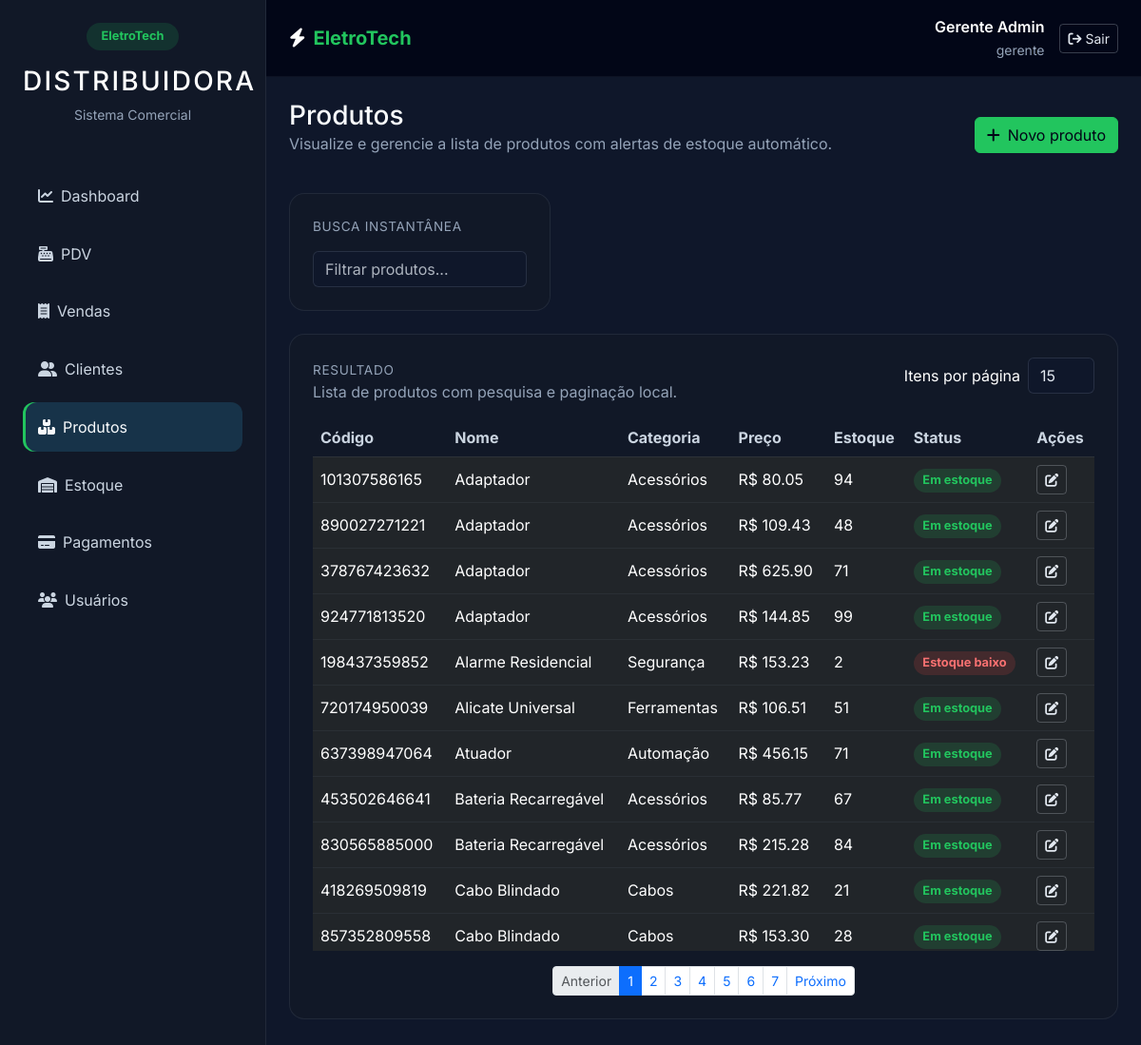
/products/ (signed in), run on the app's committed database.
### tables this page shows
CREATE TABLE products (
    id INTEGER PRIMARY KEY AUTOINCREMENT,
    barcode TEXT NOT NULL UNIQUE,
    name TEXT NOT NULL,
    category TEXT NOT NULL,
    cost_price REAL NOT NULL,
    margin REAL NOT NULL,
    sale_price REAL NOT NULL,
    stock INTEGER NOT NULL DEFAULT 0,
    min_stock INTEGER NOT NULL DEFAULT 0,
    created_at TEXT DEFAULT CURRENT_TIMESTAMP
, description TEXT, brand TEXT, unit TEXT DEFAULT "UN");

### routes/products.py (the view)
@products_bp.route('/')
@login_required
@role_required('gerente', 'estoquista')
def list_products():
    query = request.args.get('q', '').strip()
    base = 'SELECT * FROM products'
    params = ()
    if query:
        base += ' WHERE barcode LIKE ? OR name LIKE ? OR category LIKE ?'
        wildcard = f'%{query}%'
        params = (wildcard, wildcard, wildcard)
    products = query_db(base + ' ORDER BY name;', params)
    return render_template('products.html', products=products, query=query)

### models/db.py (called while the page is built)
def get_db():
    db = getattr(g, '_database', None)
    if db is None:
        db = g._database = sqlite3.connect(
            os.path.join(os.path.dirname(__file__), '..', 'database', 'eletrotech.db')
        )
        db.row_factory = sqlite3.Row
    return db

def query_db(query, args=(), one=False):
    db = get_db()
    cur = db.execute(query, args)
    rv = cur.fetchall()
    cur.close()
    return (rv[0] if rv else None) if one else rv

### routes/auth.py (called while the page is built)
def login_required(view):
    @wraps(view)
    def wrapped_view(**kwargs):
        if 'user_id' not in session:
            return redirect(url_for('auth.login'))
        return view(**kwargs)
    return wrapped_view

def role_required(*roles):
    def decorator(view):
        @wraps(view)
        def wrapped_view(**kwargs):
            if 'role' not in session or session['role'] not in roles:
                flash('Acesso negado: permissão insuficiente.', 'danger')
                return redirect(url_for('dashboard.index'))
            return view(**kwargs)
        return wrapped_view
    return decorator

@auth_bp.app_context_processor
def inject_user():
    return {'current_user': session}

### templates/products.html (shortened to what this page needs)
{% extends 'layout.html' %}
{% block content %}
<div class="section-header mb-4">
  <div>
    <h3>Produtos</h3>
    <p class="text-muted">Visualize e gerencie a lista de produtos com alertas de estoque automático.</p>
  </div>
  <a href="{{ url_for('products.new_product') }}" class="btn btn-primary action-btn"><i class="fa-solid fa-plus me-2"></i>Novo produto</a>
</div>
<div class="row g-4">
  <div class="col-12 col-xl-4">
    <div class="card p-4">
      <span class="section-title">Busca instantânea</span>
      <div class="mt-3">
        <input id="searchProducts" data-search-target="#productsTable" type="text" class="form-control" placeholder="Filtrar produtos..." value="{{ query }}">
      </div>
    </div>
  </div>
  <div class="col-12">
    <div class="card p-4">
      <div class="d-flex flex-column flex-md-row justify-content-between align-items-start gap-3 mb-3">
        <div>
          <span class="section-title">Resultado</span>
          <p class="text-muted mb-0">Lista de produtos com pesquisa e paginação local.</p>
        </div>
        <div class="d-flex align-items-center gap-2">
          <label class="text-white mb-0">Itens por página</label>
          <select id="itemsPerPageProducts" class="form-select w-auto">
            <option value="15" selected>15</option>
          </select>
        </div>
      </div>
      <div class="table-responsive table-fixed-height">
        <table id="productsTable" class="table table-dark table-hover align-middle">
          <thead>
            <tr><th>Código</th><th>Nome</th><th>Categoria</th><th>Preço</th><th>Estoque</th><th>Status</th><th>Ações</th></tr>
          </thead>
          <tbody>
            {% for product in products %}
            <tr data-row>
              <td>{{ product.barcode }}</td>
              <td>{{ product.name }}</td>
              <td>{{ product.category }}</td>
              <td>R$ {{ '%.2f'|format(product.sale_price) }}</td>
              <td>{{ product.stock }}</td>
              <td>
                {% if product.stock <= product.min_stock %}
                <span class="badge badge-low">Estoque baixo</span>
                {% else %}
                <span class="badge badge-status">Em estoque</span>
                {% endif %}
              </td>
              <td>
                <a class="btn btn-sm btn-outline-light" href="{{ url_for('products.edit_product', id=product.id) }}"><i class="fa-solid fa-pen-to-square"></i></a>
              </td>
            </tr>
            {% else %}
            <tr><td colspan="7" class="text-center text-muted">Nenhum produto cadastrado.</td></tr>
            {% endfor %}
          </tbody>
        </table>
      </div>
      <nav aria-label="Paginação de produtos" class="mt-3">
        <ul id="paginationControlsProducts" class="pagination pagination-sm justify-content-center mb-0"></ul>
      </nav>
    </div>
  </div>
</div>
{% endblock %}

### static/style.css (style rules this page uses)
body { min-height: 100vh; background: #0f172a; color: #f8fafc; font-family: 'Inter', system-ui, -apple-system, BlinkMacSystemFont, 'Segoe UI', sans-serif; }
body, body h1, body h2, body h3, body h4, body h5, body h6, body p, body label, body a, body button, body small, body span, body li, body td, body th, body .nav-link, body .form-label, body .input-group-text, body .card, body .card-header, body .card-body { color: #f8fafc; }
html, body { scroll-behavior: smooth; }
body { opacity: 0; transition: opacity 0.25s ease-in-out; }
body.fade-in { opacity: 1; }
*, *::before, *::after { transition: background-color 0.22s ease, color 0.22s ease, border-color 0.22s ease, box-shadow 0.22s ease, transform 0.22s ease; }
body, .card, .btn, .form-control, .form-select, .nav-link, .table tbody tr, .alert, .offcanvas, .topbar, .sidebar, .card-body { transition: background-color 0.22s ease, color 0.22s ease, border-color 0.22s ease, box-shadow 0.22s ease, transform 0.22s ease; }
.card { background: #111827; border: 1px solid rgba(148, 163, 184, 0.12); border-radius: 1rem; }
.table { color: #e2e8f0; }
.table thead th { color: #cbd5e1; border-bottom: 1px solid rgba(148, 163, 184, 0.1); }
.table tbody tr { border-bottom: 1px solid rgba(148, 163, 184, 0.08); }
.table td, .table th { vertical-align: middle; }
.form-control, .form-select, .form-control:focus, .form-select:focus { background: #0f172a; color: #e2e8f0; border-color: rgba(148, 163, 184, 0.18); box-shadow: none; }
.form-control::placeholder { color: rgba(226, 232, 240, 0.75); }
.text-muted { color: #94a3b8 !important; }
.btn-primary { background: #22c55e; border-color: #22c55e; color: #020617; }
.btn-outline-light { color: #e2e8f0; border-color: rgba(226, 232, 240, 0.24); }
.badge { font-size: 0.8rem; padding: 0.5em 0.75em; border-radius: 999px; }
.badge-status { background: rgba(34, 197, 94, 0.15); color: #22c55e; }
.badge-low { background: rgba(239, 68, 68, 0.16); color: #f87171; }
.section-title { letter-spacing: 0.05em; text-transform: uppercase; font-size: 0.85rem; color: #94a3b8; }
.section-header { display: flex; justify-content: space-between; align-items: center; gap: 1rem; }
.section-header h3 { margin: 0; color: #f8fafc; }
.action-btn { min-width: 150px; }
.table-fixed-height { max-height: 560px; overflow-y: auto; }
.table-fixed-height table thead th { position: sticky; top: 0; background: #111827; z-index: 2; }

### data on the page
products: barcode "101307586165", name "Adaptador", category "Acessórios", sale_price "80.05", stock "94", min_stock "Em estoque"
products: barcode "890027271221", name "Adaptador", category "Acessórios", sale_price "109.43", stock "48", min_stock "Em estoque"
products: barcode "378767423632", name "Adaptador", category "Acessórios", sale_price "625.90", stock "71", min_stock "Em estoque"
products: barcode "924771813520", name "Adaptador", category "Acessórios", sale_price "144.85", stock "99", min_stock "Em estoque"
products: barcode "198437359852", name "Alarme Residencial", category "Segurança", sale_price "153.23", stock "2", min_stock "Estoque baixo"
products: barcode "720174950039", name "Alicate Universal", category "Ferramentas", sale_price "106.51", stock "51", min_stock "Em estoque"
products: barcode "637398947064", name "Atuador", category "Automação", sale_price "456.15", stock "71", min_stock "Em estoque"
products: barcode "453502646641", name "Bateria Recarregável", category "Acessórios", sale_price "85.77", stock "67", min_stock "Em estoque"
products: barcode "830565885000", name "Bateria Recarregável", category "Acessórios", sale_price "215.28", stock "84", min_stock "Em estoque"
products: barcode "418269509819", name "Cabo Blindado", category "Cabos", sale_price "221.82", stock "21", min_stock "Em estoque"
products: barcode "857352809558", name "Cabo Blindado", category "Cabos", sale_price "153.30", stock "28", min_stock "Em estoque"

### other printed values
{{ current_user.get('name') }} "Gerente Admin"
{{ current_user.get('role') }} "gerente"
